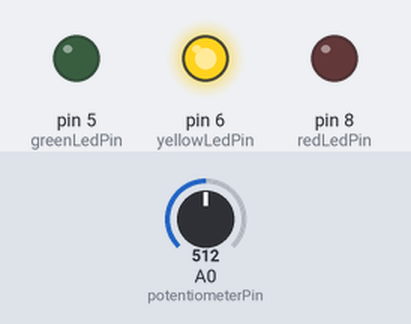
The sketch below on a simulated Arduino Uno, built with avr-gcc and run on an emulated ATmega328P. Parts: output pins drawn as LEDs (lit = HIGH). Inputs (shaded band) come from the test bench; at power-on: A0 (potentiometerPin) = 512.

Above: at 1.2 s.
1.3 s: A0 (potentiometerPin) set to 418
2.8 s: A0 (potentiometerPin) set to 388
At 3.1 s:
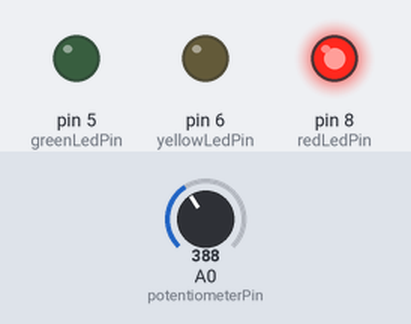
4.3 s: A0 (potentiometerPin) set to 710
At 5.3 s:
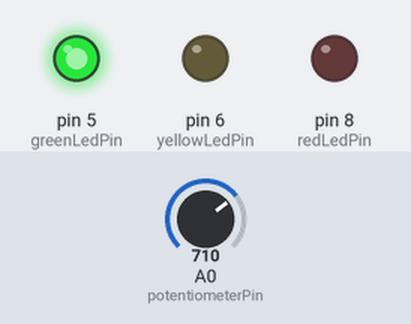
5.8 s: A0 (potentiometerPin) set to 686
At 6.4 s:
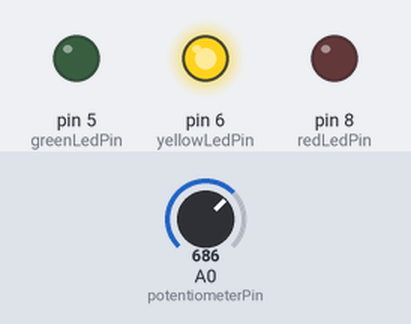
7.3 s: A0 (potentiometerPin) set to 716
At 8.7 s:
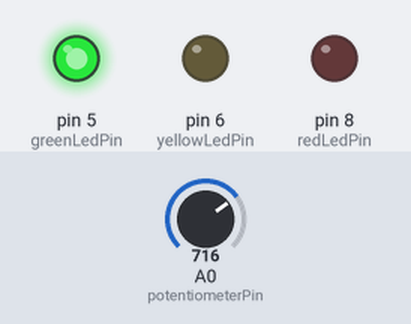
Timing chart, 0 to 9.8 s (numbered marks = the images above; inputs shaded):
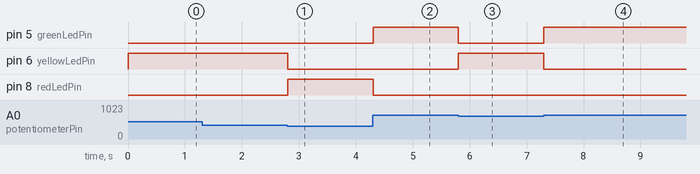

The sketch:

tres.ino
```cpp
/*	File #3

	A abordar: utilização de analogRead
	utilização de funções com argumentos
	if/else statement


*/

//declarar variaveis
int redLedPin = 8;
int yellowLedPin = 6;
int greenLedPin = 5;
int potentiometerPin = A0;
int read = 0;

//função com um argumento de entrada
void turnOnLed(int distance){
//a variável distance está a ser declarada como argumento da função e a ser utilizada dentro da mesma. logo não existe fora desta função
	//if/else statement
	if(distance <400){
		digitalWrite(redLedPin,HIGH);
		digitalWrite(yellowLedPin,LOW);
		digitalWrite(greenLedPin,LOW);
	}else if(distance >=400 && distance <700){
		digitalWrite(redLedPin,LOW);
		digitalWrite(yellowLedPin,HIGH);
		digitalWrite(greenLedPin,LOW);
	}else{
		digitalWrite(redLedPin,LOW);
		digitalWrite(yellowLedPin,LOW);
		digitalWrite(greenLedPin,HIGH);
	}
}

void setup()
{
	//declarar pins como output/input
	pinMode(potentiometerPin, INPUT);
	pinMode(greenLedPin, OUTPUT);
	pinMode(yellowLedPin, OUTPUT);
	pinMode(redLedPin, OUTPUT);
}

void loop()
{
	//ler valor do potenciometro
	read = analogRead(potentiometerPin);
	//chamar a função dando como argumento o valor do potenciometro
	turnOnLed(read);
	delay(10);
}
```

Measured:
- the behaviour switches between 400 and 399 on A0 (potentiometerPin) (found by bisection; images 0 and 1)
- the behaviour switches between 700 and 699 on A0 (potentiometerPin) (found by bisection; images 2 and 3)
- after the input at 1.3 s, every drawn part: stays the same
- after the input at 2.8 s, pin 6 (yellowLedPin): HIGH → LOW at once; pin 8 (redLedPin): LOW → HIGH at once
- after the input at 4.3 s, pin 5 (greenLedPin): LOW → HIGH at once; pin 8 (redLedPin): HIGH → LOW at once
- after the input at 5.8 s, pin 5 (greenLedPin): HIGH → LOW at once; pin 6 (yellowLedPin): LOW → HIGH at once
- after the input at 7.3 s, pin 5 (greenLedPin): LOW → HIGH at once; pin 6 (yellowLedPin): HIGH → LOW at once
